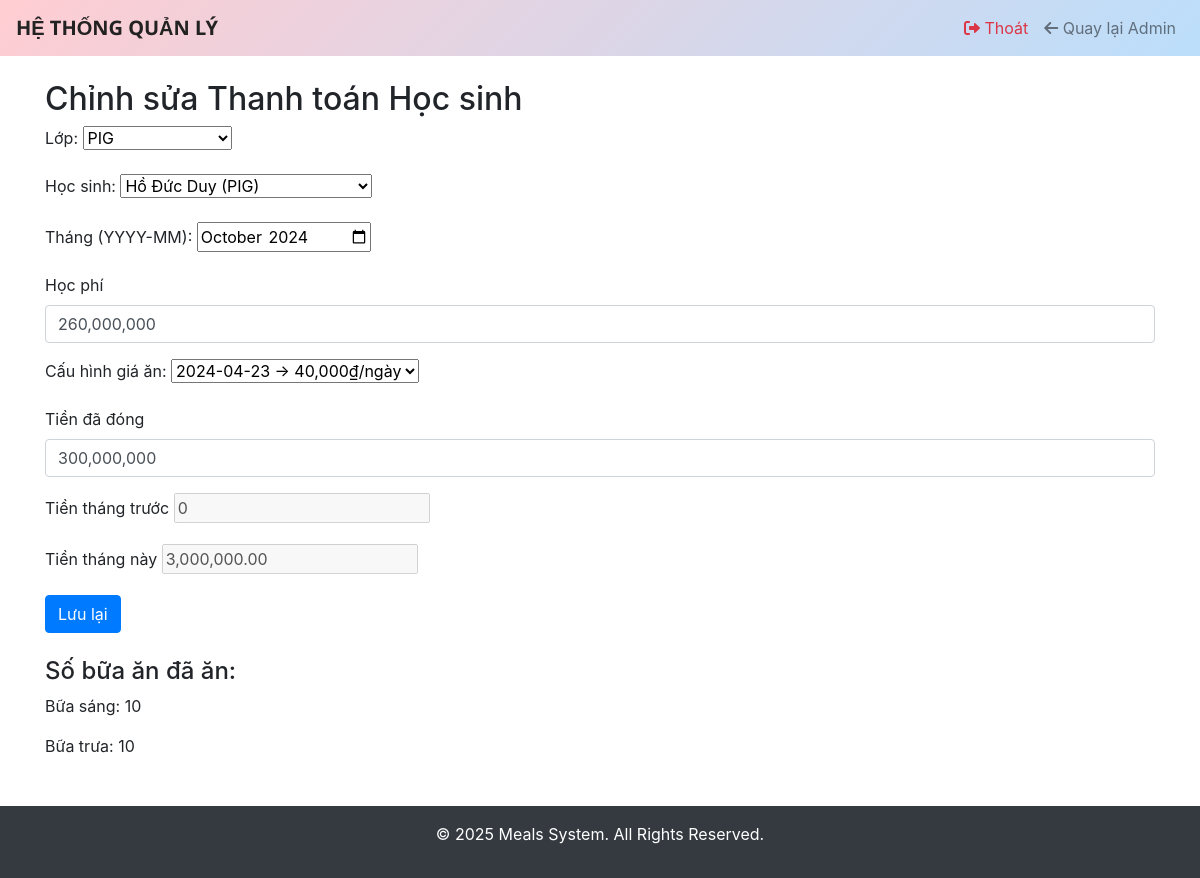
The page /meals/student-payment/edit/302/ (signed in) on the database its author committed.
### meals/models.py (models this page shows, shortened)
class StudentPayment(models.Model):
    class Meta:
        unique_together = ('student', 'month')
        verbose_name = "Công nợ học sinh"
        verbose_name_plural = "Công nợ học sinh"
        permissions = [
            ("view_statistics", "Có thể xem thống kê"),
        ]
    student = models.ForeignKey(
        'Student',
        on_delete=models.CASCADE,
        verbose_name="Học sinh"
    )
    month = models.CharField(
        max_length=7,
        verbose_name="Tháng",
        help_text="Chọn tháng theo định dạng YYYY‑MM"
    )
    tuition_fee = models.DecimalField(
        max_digits=10,
        decimal_places=2,
        verbose_name="Học phí"
    )
    amount_paid = models.DecimalField(
        max_digits=10,
        decimal_places=2,
        verbose_name="Số tiền đã đóng"
    )
    remaining_balance = models.DecimalField(
        max_digits=10,
        decimal_places=2,
        null=True,
        blank=True,
        verbose_name="Số dư"
    )
    meal_price = models.ForeignKey(
        MealPrice,
        on_delete=models.PROTECT,
        verbose_name="Cấu hình giá ăn",
        help_text="Chọn cấu hình giá ăn áp dụng cho tháng này"
    )

### meals/views.py (the view)
# urls.py: path('student-payment/edit/', login_required(views.student_payment_edit), name='student_payment_edit'),
@login_required(login_url='login')
@permission_required('meals.change_studentpayment', raise_exception=True)
def student_payment_edit(request, pk=None):
    classrooms = ClassRoom.objects.all()
    if request.method == "GET" and request.GET.get('payment_id'):
        try:
            payment = StudentPayment.objects.get(id=request.GET.get('payment_id'))
        except StudentPayment.DoesNotExist:
            payment = None
    else:
        payment = get_object_or_404(StudentPayment, pk=pk) if pk else None
    if request.method == "POST":
        student_id = request.POST.get('student')
        month_val  = request.POST.get('month')
        form_instance = payment
        if not payment and student_id and month_val:
            dup = StudentPayment.objects.filter(
                student_id=student_id, month=month_val
            ).first()
            if dup:
                form_instance = dup
        form = StudentPaymentForm(request.POST, instance=form_instance)
        if form.is_valid():
            payment_obj = form.save()
            messages.success(request, "Lưu thành công")
            return redirect(request.path)
        else:
            print("Form errors:", form.errors)
    else:
        form = StudentPaymentForm(instance=payment)
    breakfast_count = lunch_count = 0
    if form.instance and form.instance.pk and form.instance.student and form.instance.month:
        try:
            y, m = map(int, form.instance.month.split("-"))
            qs = MealRecord.objects.filter(
                student=form.instance.student,
                date__year=y, date__month=m,
                meal_type__in=["Bữa sáng","Bữa trưa"]
            ).filter(Q(status="Đủ")|Q(status="Thiếu", non_eat=2))
            breakfast_count = qs.filter(meal_type="Bữa sáng").count()
            lunch_count     = qs.filter(meal_type="Bữa trưa").count()
        except Exception as e:
            print("Error counting meals:", e)
    var_is_edit = bool(payment and payment.pk)
    return render(request, 'payments/student_payment_form.html', {
        'form':             form,
        'classrooms':       classrooms,
        'is_edit':          var_is_edit,
        'breakfast_count':  breakfast_count,
        'lunch_count':      lunch_count,
    })

### meals/models.py (called while the page is built)
    def __str__(self):
        return f"{self.effective_date:%Y-%m-%d} → {self.daily_price:,}₫/ngày"

    def __str__(self):
        return self.name

    def __str__(self):
        return f"{self.name} ({self.classroom})"

### meals/templates/payments/student_payment_form.html (shortened to what this page needs)
{% extends "layout.html" %}
{% load static %}
{% block content %}
<h2>Chỉnh sửa Thanh toán Học sinh</h2>
<form method="post" id="payment-form">
    <div class="form-group">
        {{ form.classroom.label_tag }}
        {{ form.classroom }}
    </div>
    <div class="form-group">
        {{ form.student.label_tag }}
        {{ form.student }}
    </div>
    <div class="form-group">
        {{ form.month.label_tag }}
        {{ form.month }}
    </div>
    <div class="form-group">
        <label for="id_tuition_fee">{{ form.tuition_fee.label }}</label>
        <input type="text" id="id_tuition_fee" name="tuition_fee" class="form-control money"
               value="{{ form.tuition_fee.value|default_if_none:'' }}">
    </div>
    <div class="form-group">
        {{ form.meal_price.label_tag }}
        {{ form.meal_price }}
    </div>
    <div class="form-group">
        <label for="id_amount_paid">{{ form.amount_paid.label }}</label>
        <input type="text" id="id_amount_paid" name="amount_paid" class="form-control money"
               value="{{ form.amount_paid.value|default_if_none:'' }}">
    </div>
    <div class="form-group">
        <label for="id_prev_month_balance">Tiền tháng trước</label>
        {{ form.prev_month_balance }}
    </div>
    <div class="form-group">
        <label for="id_current_month_payment">Tiền tháng này</label>
        {{ form.current_month_payment }}
    </div>
    <button type="submit" class="btn btn-primary">Lưu lại</button>
</form>
<div id="meal-counts" class="mt-4">
    <h4>Số bữa ăn đã ăn:</h4>
    <p>Bữa sáng: <span id="breakfast_count">{{ breakfast_count|default:"0" }}</span></p>
    <p>Bữa trưa: <span id="lunch_count">{{ lunch_count|default:"0" }}</span></p>
</div>
{% endblock %}

### templates/layout.html (style rules this page uses)
:root { --nav-gradient-start: #FFCDD2; --nav-gradient-end: #BBDEFB; }

### rows shown on the page
StudentPayment: student "Hồ Đức Duy (PIG)", month "2024-10", tuition_fee "260,000,000", meal_price "2024-04-23 → 40,000₫/ngày", amount_paid "300,000,000"

### other values the page prints
{{ breakfast_count|default:"0" }} "10"
{{ lunch_count|default:"0" }} "10"
{{ current_year }} "2025"
